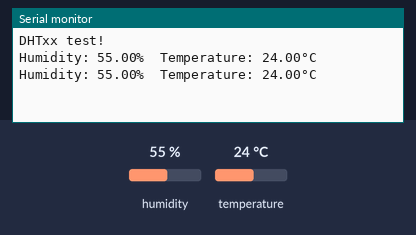
The sketch below on a simulated Arduino Uno, built with avr-gcc and run on an emulated ATmega328P. On the bench: the last lines printed to the serial monitor. Wiring (inferred from the names in the program): DHT22 sensor: data pin 3. The inputs (shaded band) are chosen by the test bench; at power-on: humidity 55 %, temperature 24 °C.

Above: at 4.8 s.
4.9 s: humidity set to 22 %
At 6.6 s:
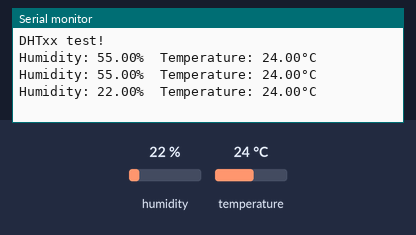
7.9 s: temperature set to 12 °C
At 8.4 s:
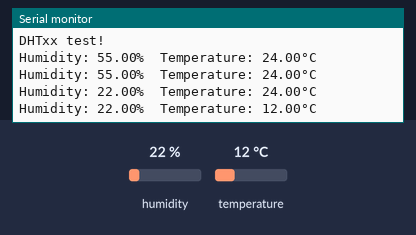
10.9 s: humidity set to 40 %
At 13.1 s:
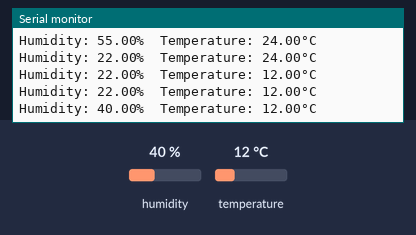
Timing chart, 0 to 14.6 s (numbered marks = the images above; inputs shaded):
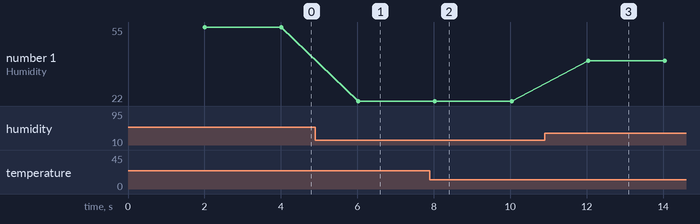

Measured:
- after the input at 4.9 s, the serial monitor: prints a new line after 1.1 s (image 1)
- after the input at 7.9 s, the serial monitor: prints a new line after 0.13 s (image 2)
- after the input at 10.9 s, the serial monitor: prints a new line after 1.1 s (image 3)
- plotted number 1: 55 → 22 after the input at 4.9 s, 22 → 40 after the input at 10.9 s

The sketch:

DOMUS_DHT22_Test.ino
```cpp
#include "DHT.h"

#define DHTPIN 3     // Digital pin connected to the DHT sensor
#define DHTTYPE DHT22   // DHT 22  (AM2302), AM2321
DHT dht(DHTPIN, DHTTYPE);

void setup() {
  Serial.begin(9600);
  Serial.println(F("DHTxx test!"));

  dht.begin();
}

void loop() {
  // Wait a few seconds between measurements.
  delay(2000);
  float h = dht.readHumidity();
  // Read temperature as Celsius (the default)
  float t = dht.readTemperature();


  // Check if any reads failed and exit early (to try again).
  if (isnan(h) || isnan(t)) {
    Serial.println(F("Failed to read from DHT sensor!"));
    return;
  }else{
    Serial.print("Humidity: ");
    Serial.print(h);
    Serial.print("%  Temperature: ");
    Serial.print(t);
    Serial.println("°C ");
  }

}
```
